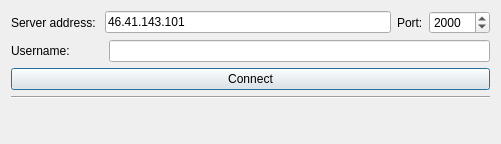
<?xml version="1.0" encoding="UTF-8"?>
<ui version="4.0">
 <class>ConnectDialog</class>
 <widget class="QDialog" name="ConnectDialog">
  <property name="enabled">
   <bool>true</bool>
  </property>
  <property name="geometry">
   <rect>
    <x>0</x>
    <y>0</y>
    <width>501</width>
    <height>144</height>
   </rect>
  </property>
  <property name="windowTitle">
   <string>Dialog</string>
  </property>
  <layout class="QGridLayout" name="gridLayout">
   <item row="0" column="0">
    <layout class="QVBoxLayout" name="verticalLayout">
     <item>
      <layout class="QHBoxLayout" name="horizontalLayout_2">
       <item>
        <widget class="QLabel" name="addressLabel">
         <property name="text">
          <string>Server address: </string>
         </property>
        </widget>
       </item>
       <item>
        <widget class="QLineEdit" name="addressInput">
         <property name="text">
          <string>46.41.143.101</string>
         </property>
        </widget>
       </item>
       <item>
        <widget class="QLabel" name="portLabel">
         <property name="text">
          <string>Port:</string>
         </property>
        </widget>
       </item>
       <item>
        <widget class="QSpinBox" name="portInput">
         <property name="maximum">
          <number>50000</number>
         </property>
         <property name="value">
          <number>2000</number>
         </property>
        </widget>
       </item>
      </layout>
     </item>
     <item>
      <layout class="QHBoxLayout" name="horizontalLayout">
       <item>
        <widget class="QLabel" name="usernameLabel">
         <property name="text">
          <string>Username:          </string>
         </property>
        </widget>
       </item>
       <item>
        <widget class="QLineEdit" name="usernameInput"/>
       </item>
      </layout>
     </item>
     <item>
      <widget class="QPushButton" name="connectButton">
       <property name="text">
        <string>Connect</string>
       </property>
       <property name="flat">
        <bool>false</bool>
       </property>
      </widget>
     </item>
     <item>
      <widget class="Line" name="line">
       <property name="orientation">
        <enum>Qt::Horizontal</enum>
       </property>
      </widget>
     </item>
     <item>
      <widget class="QLabel" name="respondLabel">
       <property name="text">
        <string/>
       </property>
       <property name="textFormat">
        <enum>Qt::AutoText</enum>
       </property>
       <property name="alignment">
        <set>Qt::AlignCenter</set>
       </property>
      </widget>
     </item>
    </layout>
   </item>
  </layout>
 </widget>
 <resources/>
 <connections/>
</ui>
